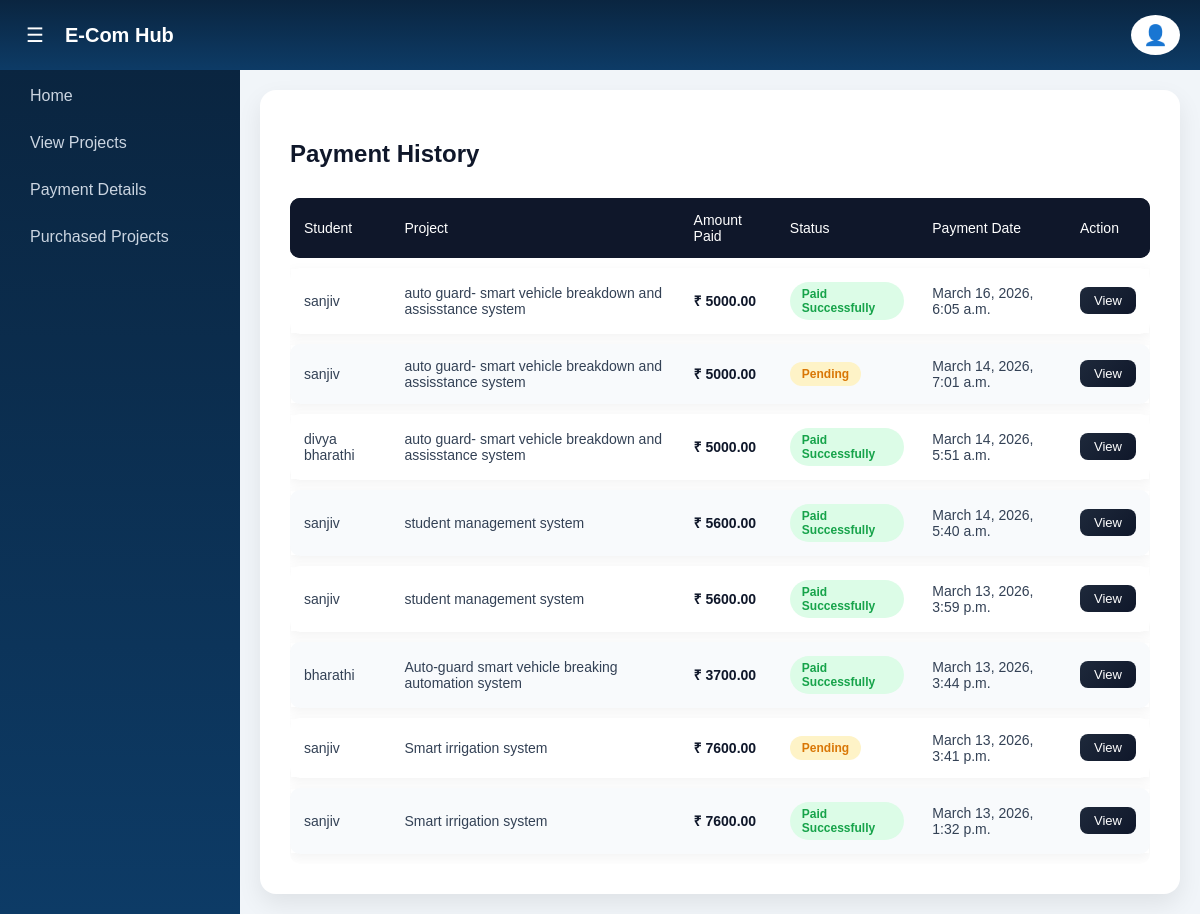
The app's page /admin-payment_history/ (signed in), older data.
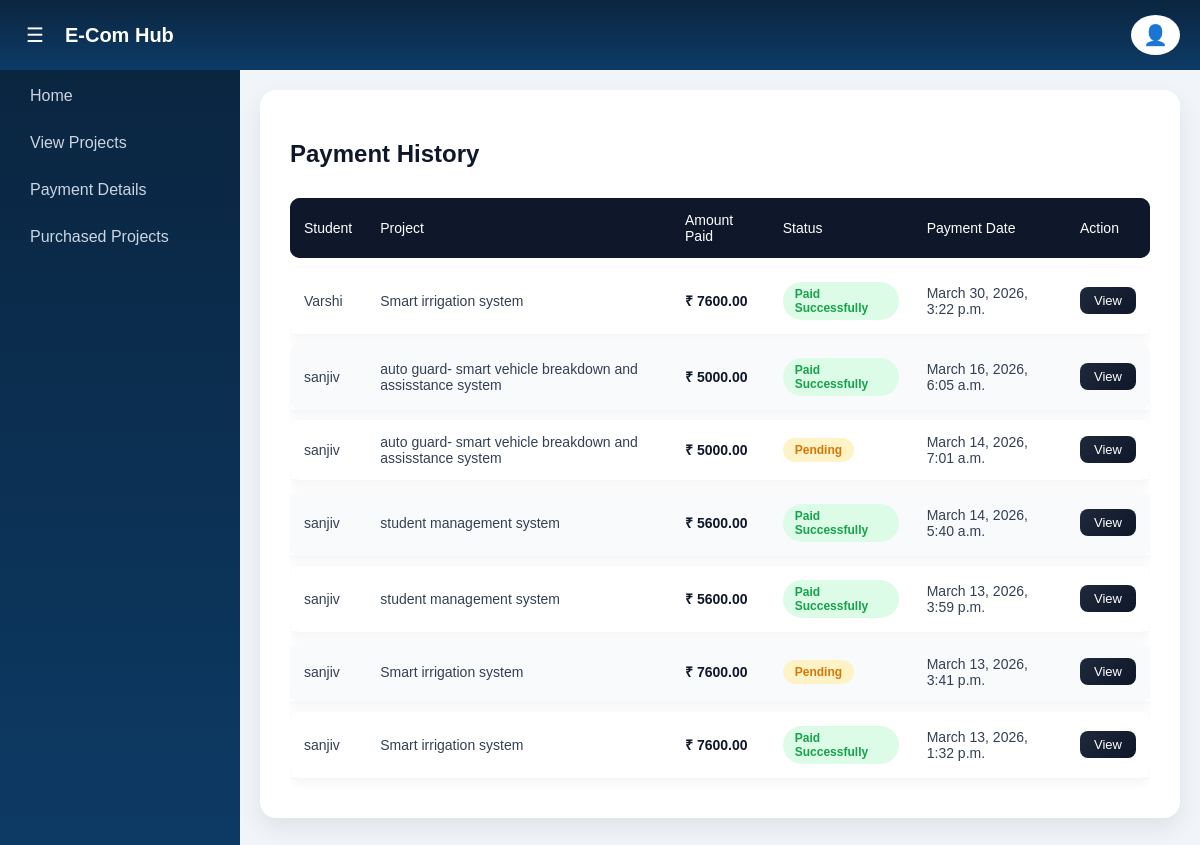
The same page, newer data.
### ecom_app/models.py (models this page shows, shortened)
class Payment(models.Model):
    PAYMENT_STATUS = (
        ('PENDING', 'Pending'),
        ('SUCCESS', 'Success'),
        ('FAILED', 'Failed'),
    )
    PAYMENT_MODE = (
        ('UPI', 'UPI'),
        ('DEBIT_CARD', 'Debit Card'),
        ('CREDIT_CARD', 'Credit Card'),
        ('WALLET', 'Wallet'),
    )
    user = models.ForeignKey(CustomUser, on_delete=models.CASCADE)
    project = models.ForeignKey(Project, on_delete=models.CASCADE)
    transaction_id = models.CharField(max_length=255, unique=True)
    phonepe_transaction_id = models.CharField(max_length=255, blank=True, null=True)
    payment_mode = models.CharField(max_length=20, choices=PAYMENT_MODE)
    amount = models.DecimalField(max_digits=10, decimal_places=2)
    status = models.CharField(max_length=10, choices=PAYMENT_STATUS, default='PENDING')
    payment_response = models.TextField(blank=True, null=True)
    created_at = models.DateTimeField(default=timezone.now)

class CustomUser(AbstractUser):
    ROLE_CHOICES = (
        ('ADMIN', 'Admin'),
        ('STUDENT', 'Student'),
    )
    role = models.CharField(max_length=10, choices=ROLE_CHOICES, default='STUDENT')
    phone_number = models.CharField(max_length=15, null=True, blank=True)
    college_name = models.CharField(max_length=255, null=True, blank=True)
    department = models.CharField(max_length=255, null=True, blank=True)
    year_of_study = models.CharField(max_length=50, null=True, blank=True)
    address = models.TextField(max_length=255, null=True, blank=True)
    city = models.CharField(max_length=100, null=True, blank=True)
    state = models.CharField(max_length=100, null=True, blank=True)
    pincode = models.CharField(max_length=10, null=True, blank=True)
    is_student_registered = models.BooleanField(default=False)
    is_student_registered = models.BooleanField(default=False)

class Project(models.Model):
    CATEGORY_CHOICES = (
        ('AI', 'Artificial Intelligence'),
        ('ML', 'Machine Learning'),
        ('DL', 'Deep Learning'),
        ('WEB', 'Web Development'),
        ('IOT', 'Internet of Things'),
        ('DATA', 'Data Science'),
    )
    title = models.CharField(max_length=255)
    video = models.FileField(upload_to='videos/', null=True, blank=True)
    description = models.TextField()
    category = models.CharField(max_length=50, choices=CATEGORY_CHOICES)
    price = models.DecimalField(max_digits=10, decimal_places=2)
    google_drive_link = models.URLField()
    project_image = models.ImageField(upload_to='projects/', null=True, blank=True)
    created_at = models.DateTimeField(auto_now_add=True)

### ecom_app/views.py (the view)
# urls.py: path('admin-payment_history/', views.admin_payment_history, name='admin_payment_history'),
@login_required
def admin_payment_history(request):
    payments = Payment.objects.select_related('user', 'project').order_by('-created_at')
    return render(request, 'store/admin_payment_history.html', {
        'payments': payments
    })

### ecom_app/templates/store/admin_payment_history.html (shortened to what this page needs)
{% extends "store/admin_base.html" %}
{% block content %}
<div class="page-card">
   <h2 class="page-title">Payment History</h2>
   <table>
      <thead>
         <tr>
            <th>Student</th>
            <th>Project</th>
            <th>Amount Paid</th>
            <th>Status</th>
            <th>Payment Date</th>
            <th>Action</th>
         </tr>
      </thead>
      <tbody>
         {% for payment in payments %}
         <tr>
            <td>{{ payment.user.username }}</td>
            <td>{{ payment.project.title }}</td>
            <td class="amount">₹ {{ payment.amount }}</td>
            <td>
               {% if payment.status == "SUCCESS" %}
               <span class="status status-success">Paid Successfully</span>
               {% else %}
               <span class="status status-pending">Pending</span>
               {% endif %}
            </td>
            <td>{{ payment.created_at }}</td>
            <td>
               <a href="{% url 'admin_payment_details' payment.id %}">
                  <button class="action-btn">View</button>
               </a>
            </td>
         </tr>
         {% empty %}
         <tr>
            <td colspan="6" class="no-data">
               No payment records found
            </td>
         </tr>
         {% endfor %}
      </tbody>
   </table>
</div>
{% endblock %}

Row changes from the older to the newer data that the page shows:
removed Payment: user.username "divya bharathi", project "auto guard- smart vehicle breakdown and assisstance system", amount "5000.00", status "Paid Successfully", created_at "March 14, 2026, 5:51 a.m."
removed Payment: user.username "bharathi", project "Auto-guard smart vehicle breaking automation system", amount "3700.00", status "Paid Successfully", created_at "March 13, 2026, 3:44 p.m."
added Payment: user.username "Varshi", project "Smart irrigation system", amount "7600.00", status "Paid Successfully", created_at "March 30, 2026, 3:22 p.m."
